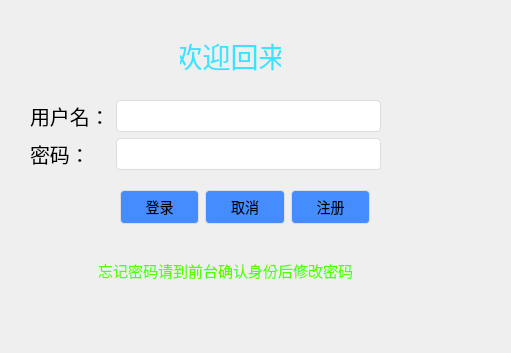
<?xml version="1.0" encoding="UTF-8"?>
<ui version="4.0">
 <class>LoginWindow</class>
 <widget class="QWidget" name="LoginWindow">
  <property name="geometry">
   <rect>
    <x>0</x>
    <y>0</y>
    <width>511</width>
    <height>353</height>
   </rect>
  </property>
  <property name="windowTitle">
   <string>Form</string>
  </property>
  <property name="styleSheet">
   <string notr="true">QPushButton {
	background-color: rgb(69, 140, 255);
    border: 1px solid #ddd;
    border-radius: 4px;
    padding: 6px 12px;
    font-size: 14px;
}
QPushButton:hover {
	background-color: rgb(150, 255, 255);
    border-color: #2C7AD6;
}
QPushButton:pressed {
    background-color: #E8F4F8; 
}
QLineEdit {
    border: 1px solid #DDD;
    border-radius: 4px;
    padding: 6px 10px;
    font-size: 14px;
    background-color: white;
	
	color: rgb(0, 0, 0);
}
QLabel#label_3{
	
	color: rgb(85, 255, 0);

}
QLabel#label_4{
	
	color: rgb(56, 228, 255);
}</string>
  </property>
  <widget class="QLabel" name="label_3">
   <property name="geometry">
    <rect>
     <x>40</x>
     <y>250</y>
     <width>371</width>
     <height>41</height>
    </rect>
   </property>
   <property name="font">
    <font>
     <pointsize>11</pointsize>
    </font>
   </property>
   <property name="text">
    <string>忘记密码请到前台确认身份后修改密码</string>
   </property>
   <property name="alignment">
    <set>Qt::AlignmentFlag::AlignCenter</set>
   </property>
  </widget>
  <widget class="QLabel" name="label_4">
   <property name="geometry">
    <rect>
     <x>180</x>
     <y>40</y>
     <width>101</width>
     <height>31</height>
    </rect>
   </property>
   <property name="font">
    <font>
     <pointsize>21</pointsize>
    </font>
   </property>
   <property name="text">
    <string>欢迎回来</string>
   </property>
   <property name="alignment">
    <set>Qt::AlignmentFlag::AlignCenter</set>
   </property>
  </widget>
  <widget class="QWidget" name="">
   <property name="geometry">
    <rect>
     <x>30</x>
     <y>100</y>
     <width>351</width>
     <height>81</height>
    </rect>
   </property>
   <layout class="QFormLayout" name="formLayout">
    <item row="0" column="0">
     <widget class="QLabel" name="label">
      <property name="font">
       <font>
        <pointsize>15</pointsize>
       </font>
      </property>
      <property name="text">
       <string>用户名：</string>
      </property>
     </widget>
    </item>
    <item row="0" column="1">
     <widget class="QLineEdit" name="usernameEdit"/>
    </item>
    <item row="1" column="0">
     <widget class="QLabel" name="label_2">
      <property name="font">
       <font>
        <pointsize>15</pointsize>
       </font>
      </property>
      <property name="text">
       <string>密码：</string>
      </property>
     </widget>
    </item>
    <item row="1" column="1">
     <widget class="QLineEdit" name="passwordEdit">
      <property name="echoMode">
       <enum>QLineEdit::EchoMode::Password</enum>
      </property>
     </widget>
    </item>
   </layout>
  </widget>
  <widget class="QWidget" name="">
   <property name="geometry">
    <rect>
     <x>120</x>
     <y>190</y>
     <width>250</width>
     <height>34</height>
    </rect>
   </property>
   <layout class="QHBoxLayout" name="horizontalLayout">
    <item>
     <widget class="QPushButton" name="loginButton">
      <property name="text">
       <string>登录</string>
      </property>
     </widget>
    </item>
    <item>
     <widget class="QPushButton" name="cancelButton">
      <property name="text">
       <string>取消</string>
      </property>
     </widget>
    </item>
    <item>
     <widget class="QPushButton" name="registerButton">
      <property name="text">
       <string>注册</string>
      </property>
     </widget>
    </item>
   </layout>
  </widget>
 </widget>
 <resources/>
 <connections/>
</ui>
